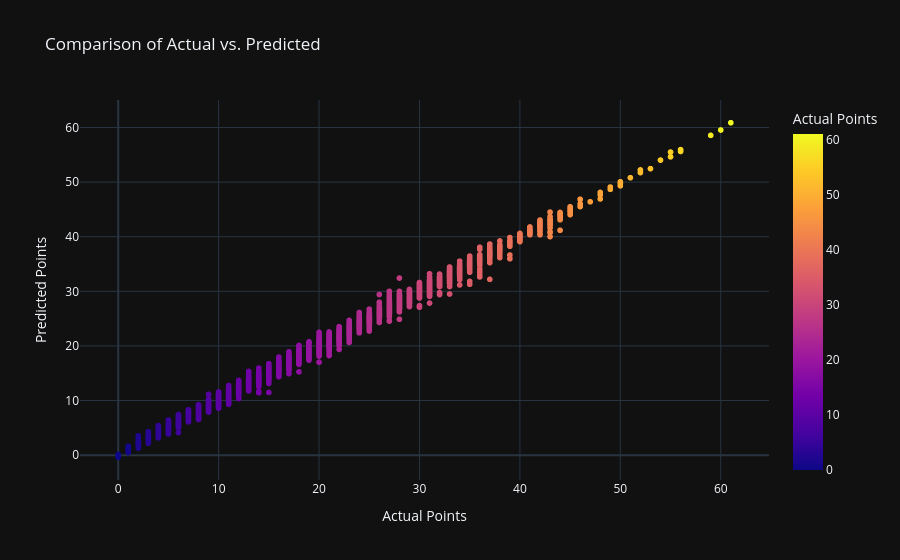
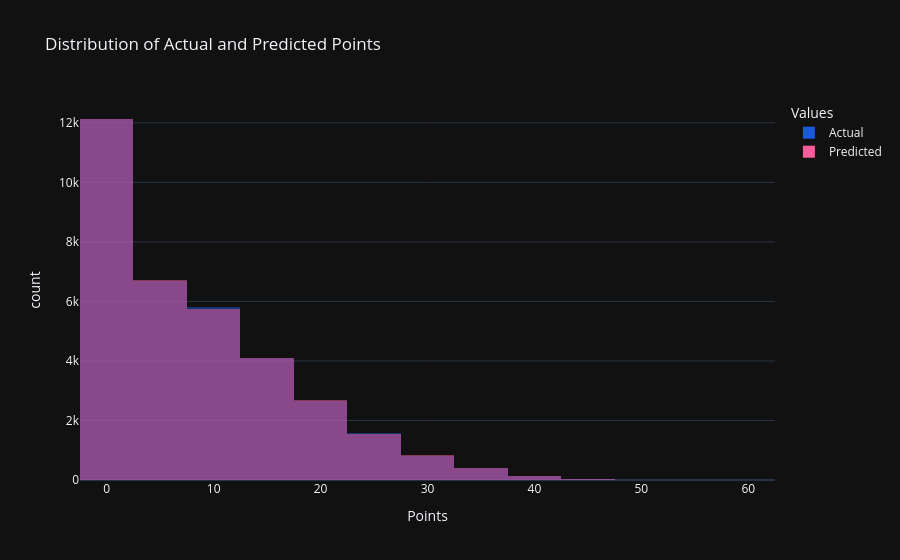
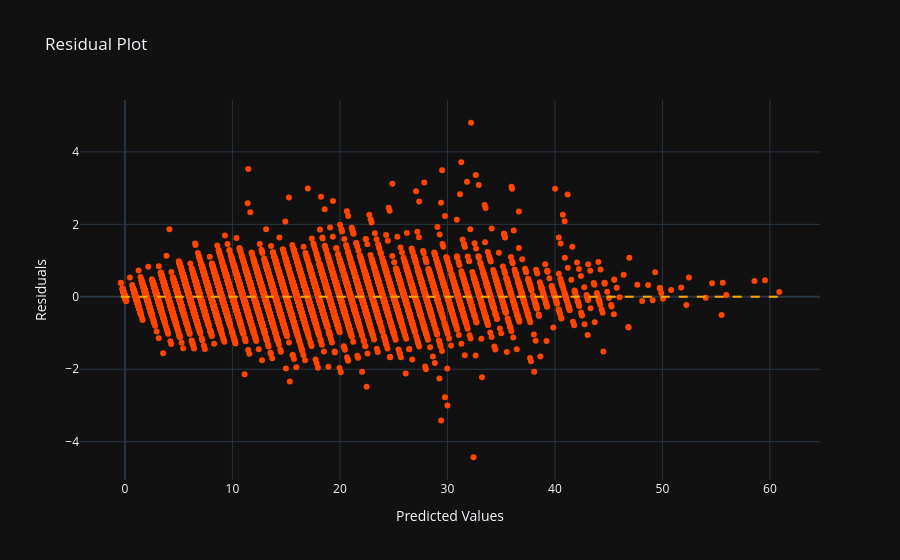
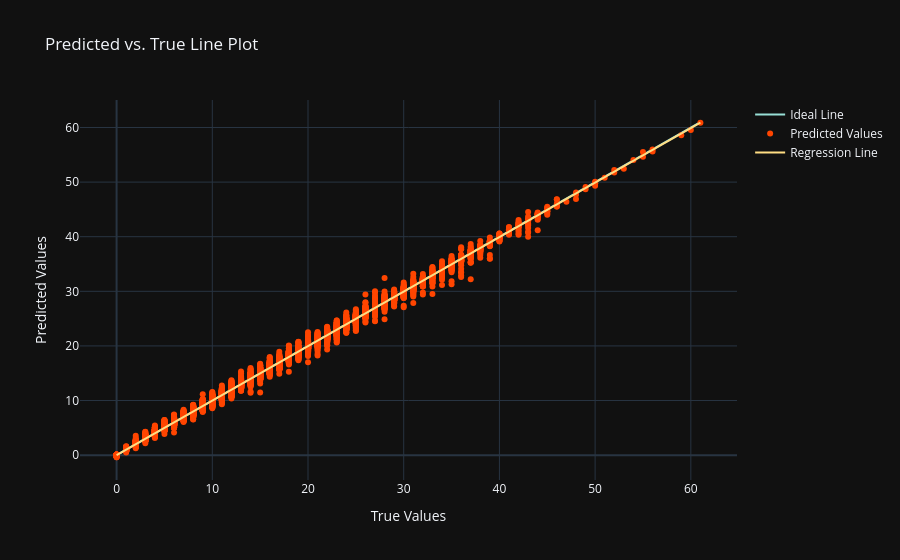

Notebook cell for these charts, in order:
### Markdown cell above
<div>
    <p>This section provides clear visualizations to compare how well the model predicts NBA player points:</p>
    <ul>
        <li><strong>Scatter Plot:</strong> Shows each game as a point, with <b>actual points</b> on the x-axis and <b>predicted points</b> on the y-axis. If predictions are perfect, all points will lie on the diagonal line (y = x). Color indicates the actual points scored.</li>
        <li><strong>Histogram Plot:</strong> Displays the distribution of <b>actual</b> and <b>predicted</b> points. Both are shown together so you can see how closely the predicted values match the real ones.</li>
        <li><strong>Residual Plot:</strong> Plots the <b>difference</b> between actual and predicted points (residuals) for each game. The closer the points are to the horizontal line at zero, the better the predictions.</li>
        <li><strong>Predicted vs. True Line Plot:</strong> Plots predicted points against actual points, with a reference line (y = x) for perfect predictions and a regression line showing the overall trend. This helps you see if the model systematically over- or under-predicts.</li>
    </ul>
    <p>All plots are interactive and created using Plotly for easy exploration.</p>
    <hr style="bottom: -8px; border: none; height: 4px; width: 100%; background-color:rgb(11, 94, 132);">
</div>

### Code cell
import plotly.express as px 
import plotly.graph_objects as go

# Define X and y 
X = model_df.drop(columns=['game_id', 'game_date', 'personId', 'points'])
y = model_df['points']
# Fit the best model to the dataset 
y_final = best_lgbm.predict(X)

# Create a Dataframe to compare actual vs predicted values 
comparison_df = pd.DataFrame({'Actual': y, 'Predicted': y_final})

# Create a scatter plot to visualize the comparison 
fig_scatter = px.scatter(comparison_df, x='Actual', y='Predicted', color='Actual',
                         template='plotly_dark', title='Comparison of Actual vs. Predicted',
                         labels={'Actual': 'Actual Points', 'Predicted': 'Predicted Points'})
# Create an histogram to visualize the distribution of actual and predicted points
fig_hist = px.histogram(comparison_df, x=['Actual', 'Predicted'], nbins=30, barmode='overlay',
                        template='plotly_dark', title='Distribution of Actual and Predicted Points',
                        labels={'value': 'Points', 'variable': 'Values'}, color_discrete_sequence=['#185ADB', '#FC5C9C'])

# Create a residual plot to visualize the difference between actual and predicted values
residuals = y - y_final
fig_residual = go.Figure(data=go.Scatter(x=y_final, y=residuals, mode='markers',
                                        marker=dict(color='orangered'), showlegend=False))
fig_residual.add_shape(go.layout.Shape(type='line', x0=min(y_final), x1=max(y_final), y0=0, y1=0,
                                      line=dict(color='orange', dash='dash')))
fig_residual.update_layout(template='plotly_dark', title='Residual Plot',
                           xaxis_title='Predicted Values', yaxis_title='Residuals')

# Create a line plot to visusalize the predicted values against the true values
fig_line = go.Figure()
fig_line.add_trace(go.Scatter(x=y, y=y, mode='lines', line=dict(color='#98DFD6'), name='Ideal Line'))
fig_line.add_trace(go.Scatter(x=y, y=y_final, mode='markers', marker=dict(color='orangered'), name='Predicted Values'))
fig_line.add_trace(go.Scatter(x=np.unique(y), y=np.poly1d(np.polyfit(y, y_final, 1))(np.unique(y)),
                             mode='lines', line=dict(color='#FFDD83'), name='Regression Line'))
fig_line.update_layout(template='plotly_dark', title='Predicted vs. True Line Plot',
                       xaxis_title='True Values', yaxis_title='Predicted Values')

fig_scatter.show()
fig_hist.show()
fig_residual.show()
fig_line.show()

### Figure 1 — Plotly figure (JSON) as saved in the notebook; plotly's stock layout.template omitted (floating-point values rounded to 4 significant figures; data arrays with more than 128 entries replaced by an {"elided": "..."} marker saying what was removed)
{"data": [{"hovertemplate": "Actual Points=%{marker.color}<br>Predicted Points=%{y}<extra></extra>", "legendgroup": "", "marker": {"color": {"elided": "34372 int values"}, "coloraxis": "coloraxis", "symbol": "circle"}, "mode": "markers", "name": "", "showlegend": false, "type": "scattergl", "x": {"elided": "34372 int values"}, "xaxis": "x", "y": {"elided": "34372 float values"}, "yaxis": "y"}], "layout": {"coloraxis": {"colorbar": {"title": {"text": "Actual Points"}}, "colorscale": [[0, "#0d0887"], [0.1111, "#46039f"], [0.2222, "#7201a8"], [0.3333, "#9c179e"], [0.4444, "#bd3786"], [0.5556, "#d8576b"], [0.6667, "#ed7953"], [0.7778, "#fb9f3a"], [0.8889, "#fdca26"], [1, "#f0f921"]]}, "legend": {"tracegroupgap": 0}, "title": {"text": "Comparison of Actual vs. Predicted"}, "xaxis": {"anchor": "y", "domain": [0, 1], "title": {"text": "Actual Points"}}, "yaxis": {"anchor": "x", "domain": [0, 1], "title": {"text": "Predicted Points"}}}}

### Figure 2 — Plotly figure (JSON) as saved in the notebook; plotly's stock layout.template omitted (floating-point values rounded to 4 significant figures; data arrays with more than 128 entries replaced by an {"elided": "..."} marker saying what was removed)
{"data": [{"bingroup": "x", "hovertemplate": "Values=Actual<br>Points=%{x}<br>count=%{y}<extra></extra>", "legendgroup": "Actual", "marker": {"color": "#185ADB", "opacity": 0.5, "pattern": {"shape": ""}}, "name": "Actual", "nbinsx": 30, "orientation": "v", "showlegend": true, "type": "histogram", "x": {"elided": "34372 float values"}, "xaxis": "x", "yaxis": "y"}, {"bingroup": "x", "hovertemplate": "Values=Predicted<br>Points=%{x}<br>count=%{y}<extra></extra>", "legendgroup": "Predicted", "marker": {"color": "#FC5C9C", "opacity": 0.5, "pattern": {"shape": ""}}, "name": "Predicted", "nbinsx": 30, "orientation": "v", "showlegend": true, "type": "histogram", "x": {"elided": "34372 float values"}, "xaxis": "x", "yaxis": "y"}], "layout": {"barmode": "overlay", "legend": {"title": {"text": "Values"}, "tracegroupgap": 0}, "title": {"text": "Distribution of Actual and Predicted Points"}, "xaxis": {"anchor": "y", "domain": [0, 1], "title": {"text": "Points"}}, "yaxis": {"anchor": "x", "domain": [0, 1], "title": {"text": "count"}}}}

### Figure 3 — Plotly figure (JSON) as saved in the notebook; plotly's stock layout.template omitted (floating-point values rounded to 4 significant figures; data arrays with more than 128 entries replaced by an {"elided": "..."} marker saying what was removed)
{"data": [{"marker": {"color": "orangered"}, "mode": "markers", "showlegend": false, "type": "scatter", "x": {"elided": "34372 float values"}, "y": {"elided": "34372 float values"}}], "layout": {"shapes": [{"line": {"color": "orange", "dash": "dash"}, "type": "line", "x0": -0.3877, "x1": 60.87, "y0": 0, "y1": 0}], "title": {"text": "Residual Plot"}, "xaxis": {"title": {"text": "Predicted Values"}}, "yaxis": {"title": {"text": "Residuals"}}}}

### Figure 4 — Plotly figure (JSON) as saved in the notebook; plotly's stock layout.template omitted (floating-point values rounded to 4 significant figures; data arrays with more than 128 entries replaced by an {"elided": "..."} marker saying what was removed)
{"data": [{"line": {"color": "#98DFD6"}, "mode": "lines", "name": "Ideal Line", "type": "scatter", "x": {"elided": "34372 int values"}, "y": {"elided": "34372 int values"}}, {"marker": {"color": "orangered"}, "mode": "markers", "name": "Predicted Values", "type": "scatter", "x": {"elided": "34372 int values"}, "y": {"elided": "34372 float values"}}, {"line": {"color": "#FFDD83"}, "mode": "lines", "name": "Regression Line", "type": "scatter", "x": [0, 1, 2, 3, 4, 5, 6, 7, 8, 9, 10, 11, 12, 13, 14, 15, 16, 17, 18, 19, 20, 21, 22, 23, 24, 25, 26, 27, 28, 29, 30, 31, 32, 33, 34, 35, 36, 37, 38, 39, 40, 41, 42, 43, 44, 45, 46, 47, 48, 49, 50, 51, 52, 53, 54, 55, 56, 59, 60, 61], "y": [0.01489, 1.013, 2.011, 3.009, 4.007, 5.005, 6.003, 7.001, 7.999, 8.997, 9.995, 10.99, 11.99, 12.99, 13.99, 14.98, 15.98, 16.98, 17.98, 18.98, 19.97, 20.97, 21.97, 22.97, 23.97, 24.96, 25.96, 26.96, 27.96, 28.96, 29.95, 30.95, 31.95, 32.95, 33.95, 34.94, 35.94, 36.94, 37.94, 38.94, 39.93, 40.93, 41.93, 42.93, 43.93, 44.92, 45.92, 46.92, 47.92, 48.92, 49.91, 50.91, 51.91, 52.91, 53.91, 54.9, 55.9, 58.9, 59.89, 60.89]}], "layout": {"title": {"text": "Predicted vs. True Line Plot"}, "xaxis": {"title": {"text": "True Values"}}, "yaxis": {"title": {"text": "Predicted Values"}}}}
